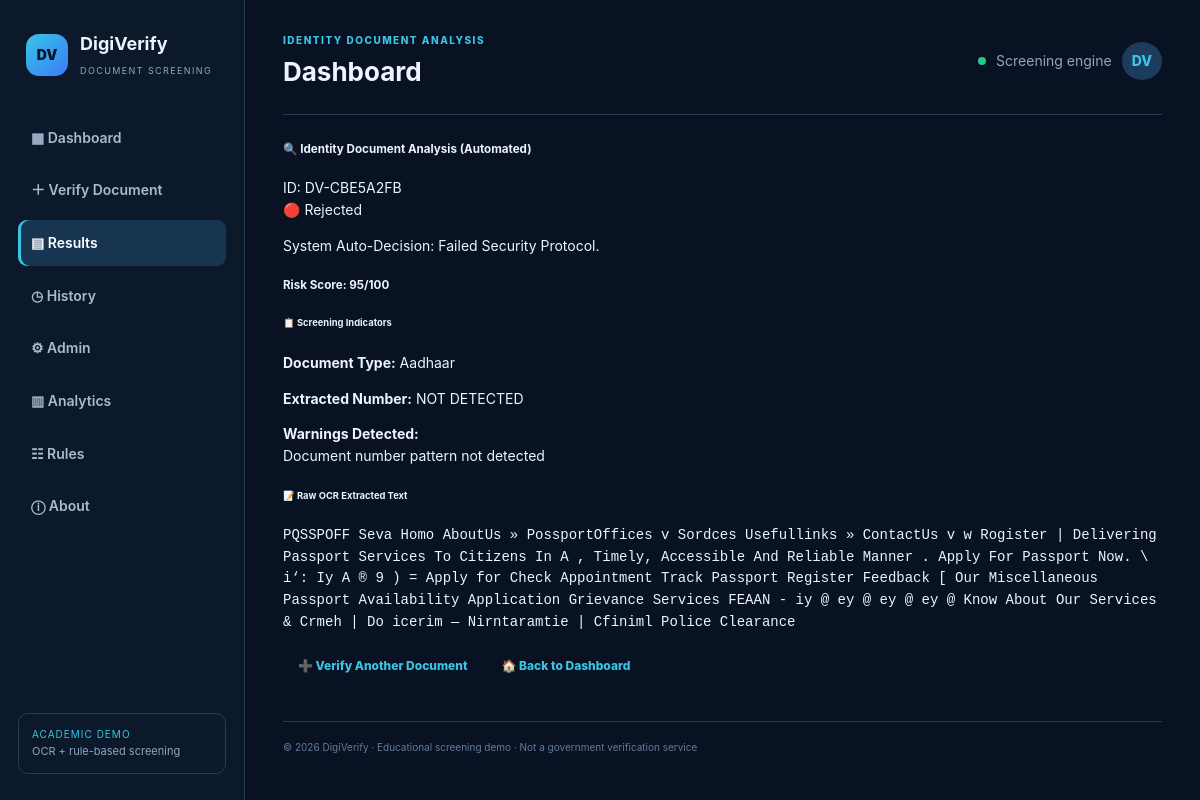
Page /result/2 on the committed database.
### tables this page shows
CREATE TABLE documents(
          id INTEGER PRIMARY KEY AUTOINCREMENT, ref TEXT UNIQUE, document_type TEXT,
          original_name TEXT, stored_name TEXT, ocr_text TEXT, status TEXT DEFAULT 'Rejected',
          risk_score INTEGER DEFAULT 100, warnings TEXT, created_at TEXT, reviewed_at TEXT,
          reviewer_note TEXT, document_number TEXT, extracted_name TEXT, dob TEXT,
          image_hash TEXT, ocr_confidence REAL DEFAULT 0);

### app.py (the view)
@app.route('/result/<int:doc_id>')
def result(doc_id):
    with db() as con: doc = con.execute('SELECT * FROM documents WHERE id=?',(doc_id,)).fetchone()
    return render_template('result.html',doc=doc,page='results')

### app.py (called while the page is built)
def db():
    con = sqlite3.connect(DB_PATH); con.row_factory = sqlite3.Row; return con

@app.context_processor
def inject_globals(): return {'year': datetime.now().year}

### templates/result.html
{% extends "base.html" %}
{% block content %}
<div class="container my-4">
    <div class="row">
        <div class="col-md-8 mx-auto">
            <div class="card shadow-sm border-0 mb-4">
                <div class="card-header bg-dark text-white d-flex justify-content-between align-items-center">
                    <h5 class="mb-0">🔍 Identity Document Analysis (Automated)</h5>
                    <span class="badge bg-secondary">ID: {{ doc.ref }}</span>
                </div>
                <div class="card-body text-center py-5">
                    {% if doc.status == 'Approved' %}
                        <div class="display-4 text-success mb-3">🟢 Approved</div>
                        <p class="text-muted">System Auto-Decision: Verified Successfully.</p>
                    {% else %}
                        <div class="display-4 text-danger mb-3">🔴 Rejected</div>
                        <p class="text-muted text-danger fw-bold">System Auto-Decision: Failed Security Protocol.</p>
                    {% endif %}
                    <div class="mt-4">
                        <h5>Risk Score: <span class="badge {% if doc.risk_score >= 45 %}bg-danger{% else %}bg-success{% endif %}">{{ doc.risk_score }}/100</span></h5>
                    </div>
                </div>
            </div>
            <div class="card shadow-sm border-0 mb-4">
                <div class="card-header bg-light">
                    <h6 class="mb-0">📋 Screening Indicators</h6>
                </div>
                <div class="card-body">
                    <p><strong>Document Type:</strong> {{ doc.document_type }}</p>
                    <p><strong>Extracted Number:</strong> <span class="text-danger fw-bold">{{ doc.document_number or "NOT DETECTED" }}</span></p>
                    {% if doc.warnings %}
                        <div class="alert alert-warning">
                            <strong>Warnings Detected:</strong><br>
                            {{ doc.warnings }}
                        </div>
                    {% endif %}
                </div>
            </div>
            <div class="card shadow-sm border-0">
                <div class="card-header bg-light">
                    <h6 class="mb-0">📝 Raw OCR Extracted Text</h6>
                </div>
                <div class="card-body bg-dark text-light">
                    <pre class="mb-0" style="white-space: pre-wrap;">{{ doc.ocr_text }}</pre>
                </div>
            </div>
            <div class="text-center mt-4">
                <a href="/verify" class="btn btn-primary">➕ Verify Another Document</a>
                <a href="/" class="btn btn-secondary">🏠 Back to Dashboard</a>
            </div>
        </div>
    </div>
</div>
{% endblock %}

### static/style.css (style rules this page uses)
:root { --bg:#081222;--panel:#101f35;--panel2:#132640;--line:#263b57;--text:#edf4ff;--muted:#91a5c0;--cyan:#39c5e6;--blue:#387cf6;--green:#29c68a;--red:#f06b78;--amber:#f4b84d }
* { box-sizing:border-box }
body { margin:0;background:var(--bg);color:var(--text);font:14px/1.55 Inter,Segoe UI,Arial,sans-serif;display:flex }
.text-link,a { color:var(--cyan);text-decoration:none }
.btn { border:0;border-radius:8px;padding:10px 15px;display:inline-block;font-weight:800;font-size:12px;cursor:pointer;text-align:center }

### rows in the picture
documents: ref "DV-CBE5A2FB", risk_score "95", document_type "Aadhaar", document_number "NOT DETECTED", warnings "Document number pattern not detected", ocr_text "PQSSPOFF Seva Homo AboutUs » PossportOffices v Sordces Usefullinks » ContactUs v w Rogister | Delivering Passport Services To Citizens In A , Timely, Accessible And Reliable Manner . Apply For Passport Now. \\ i‘: Iy A ® 9 ) = Apply for Check Appointment Track Passport Register Feedback [ Our Miscellaneous Passport Availability Application Grievance Services FEAAN - iy @ ey @ ey @ ey @ Know About Our Services & Crmeh | Do icerim — Nirntaramtie | Cfiniml Police Clearance"
